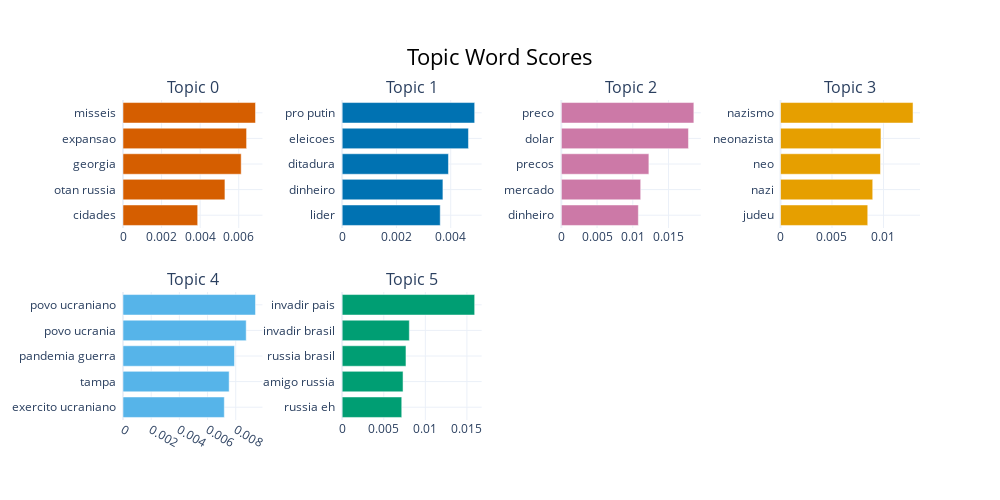

Notebook source saved alongside this figure:
### Code cell
topic_model.visualize_barchart()

### Figure 1 — Plotly figure (JSON) as saved in the notebook; plotly's stock layout.template omitted (floating-point values rounded to 4 significant figures)
{"data": [{"marker": {"color": "#D55E00"}, "orientation": "h", "type": "bar", "x": [0.003872, 0.005284, 0.006128, 0.006407, 0.006869], "xaxis": "x", "y": ["cidades  ", "otan russia  ", "georgia  ", "expansao  ", "misseis  "], "yaxis": "y"}, {"marker": {"color": "#0072B2"}, "orientation": "h", "type": "bar", "x": [0.003614, 0.003712, 0.003917, 0.004654, 0.004883], "xaxis": "x2", "y": ["lider  ", "dinheiro  ", "ditadura  ", "eleicoes  ", "pro putin  "], "yaxis": "y2"}, {"marker": {"color": "#CC79A7"}, "orientation": "h", "type": "bar", "x": [0.01078, 0.01111, 0.01226, 0.0178, 0.01855], "xaxis": "x3", "y": ["dinheiro  ", "mercado  ", "precos  ", "dolar  ", "preco  "], "yaxis": "y3"}, {"marker": {"color": "#E69F00"}, "orientation": "h", "type": "bar", "x": [0.008474, 0.008958, 0.009713, 0.009757, 0.01287], "xaxis": "x4", "y": ["judeu  ", "nazi  ", "neo  ", "neonazista  ", "nazismo  "], "yaxis": "y4"}, {"marker": {"color": "#56B4E9"}, "orientation": "h", "type": "bar", "x": [0.007189, 0.007532, 0.007912, 0.008742, 0.009402], "xaxis": "x5", "y": ["exercito ucraniano  ", "tampa  ", "pandemia guerra  ", "povo ucrania  ", "povo ucraniano  "], "yaxis": "y5"}, {"marker": {"color": "#009E73"}, "orientation": "h", "type": "bar", "x": [0.007163, 0.007319, 0.007669, 0.008074, 0.01593], "xaxis": "x6", "y": ["russia eh  ", "amigo russia  ", "russia brasil  ", "invadir brasil  ", "invadir pais  "], "yaxis": "y6"}], "layout": {"annotations": [{"font": {"size": 16}, "showarrow": false, "text": "Topic 0", "x": 0.0875, "xanchor": "center", "xref": "paper", "y": 1, "yanchor": "bottom", "yref": "paper"}, {"font": {"size": 16}, "showarrow": false, "text": "Topic 1", "x": 0.3625, "xanchor": "center", "xref": "paper", "y": 1, "yanchor": "bottom", "yref": "paper"}, {"font": {"size": 16}, "showarrow": false, "text": "Topic 2", "x": 0.6375, "xanchor": "center", "xref": "paper", "y": 1, "yanchor": "bottom", "yref": "paper"}, {"font": {"size": 16}, "showarrow": false, "text": "Topic 3", "x": 0.9125, "xanchor": "center", "xref": "paper", "y": 1, "yanchor": "bottom", "yref": "paper"}, {"font": {"size": 16}, "showarrow": false, "text": "Topic 4", "x": 0.0875, "xanchor": "center", "xref": "paper", "y": 0.4, "yanchor": "bottom", "yref": "paper"}, {"font": {"size": 16}, "showarrow": false, "text": "Topic 5", "x": 0.3625, "xanchor": "center", "xref": "paper", "y": 0.4, "yanchor": "bottom", "yref": "paper"}], "height": 500, "hoverlabel": {"bgcolor": "white", "font": {"family": "Rockwell", "size": 16}}, "showlegend": false, "title": {"font": {"color": "Black", "size": 22}, "text": "Topic Word Scores", "x": 0.5, "xanchor": "center", "yanchor": "top"}, "width": 1000, "xaxis": {"anchor": "y", "domain": [0, 0.175], "showgrid": true}, "xaxis2": {"anchor": "y2", "domain": [0.275, 0.45], "showgrid": true}, "xaxis3": {"anchor": "y3", "domain": [0.55, 0.725], "showgrid": true}, "xaxis4": {"anchor": "y4", "domain": [0.825, 1], "showgrid": true}, "xaxis5": {"anchor": "y5", "domain": [0, 0.175], "showgrid": true}, "xaxis6": {"anchor": "y6", "domain": [0.275, 0.45], "showgrid": true}, "xaxis7": {"anchor": "y7", "domain": [0.55, 0.725], "showgrid": true}, "xaxis8": {"anchor": "y8", "domain": [0.825, 1], "showgrid": true}, "yaxis": {"anchor": "x", "domain": [0.6, 1], "showgrid": true}, "yaxis2": {"anchor": "x2", "domain": [0.6, 1], "showgrid": true}, "yaxis3": {"anchor": "x3", "domain": [0.6, 1], "showgrid": true}, "yaxis4": {"anchor": "x4", "domain": [0.6, 1], "showgrid": true}, "yaxis5": {"anchor": "x5", "domain": [0, 0.4], "showgrid": true}, "yaxis6": {"anchor": "x6", "domain": [0, 0.4], "showgrid": true}, "yaxis7": {"anchor": "x7", "domain": [0, 0.4], "showgrid": true}, "yaxis8": {"anchor": "x8", "domain": [0, 0.4], "showgrid": true}}}
